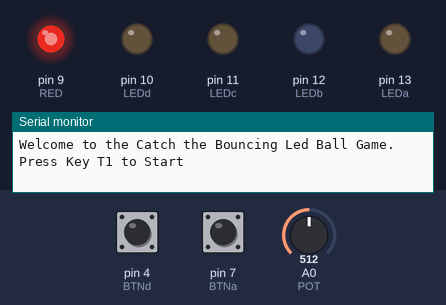
Simulated run of this sketch. Board: Arduino Uno, built with avr-gcc and run on an emulated ATmega328P. Shown: output pins drawn as LEDs (lit = HIGH), the last lines printed to the serial monitor. The test bench sets the inputs (shaded band); at power-on: pin 7 (BTNa) HIGH, pin 4 (BTNd) LOW, A0 (POT) = 512. Random numbers use the default seed unless the sketch sets one.

Above: at 1.26 s.
1.3 s: pin 7 (BTNa) pulled LOW for 0.15 s
At 1.7 s:
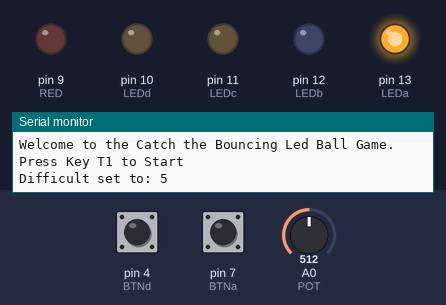
At 3.1 s:
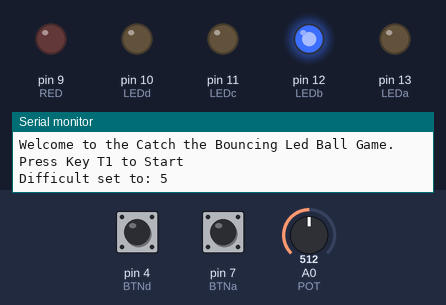
4.4 s: pin 4 (BTNd) pulled HIGH for 3.2 s
At 4.4 s:
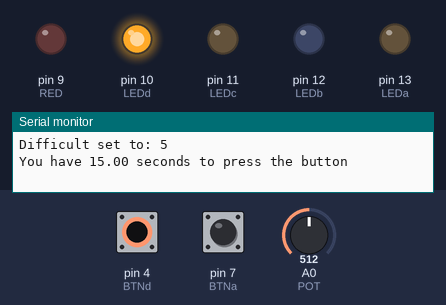
Timing chart, 0 to 15.1 s (numbered marks = the images above; inputs shaded):
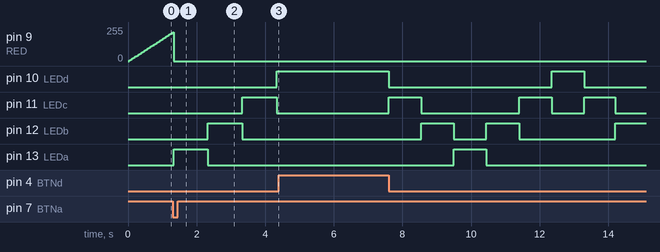

Measured:
- after the input at 1.3 s, pin 10 (LEDd): LOW → HIGH after 3.0 s; pin 11 (LEDc): LOW → HIGH after 2.0 s, → LOW 1.0 s later; pin 12 (LEDb): LOW → HIGH after 1.0 s, → LOW 1.0 s later; pin 13 (LEDa): LOW → HIGH at once, → LOW 1.0 s later

The sketch:

Assign_1.ino
```cpp
#include <avr/sleep.h>

#include <EnableInterrupt.h>

#define LEDa 13
#define LEDb 12
#define LEDc 11
#define LEDd 10

#define BTNa 7
#define BTNb 6
#define BTNc 5
#define BTNd 4

#define RED 9
#define POT A0

#define SETUP_GAME 0
#define START 1
#define ROUTINE 2
#define POLLING 3
#define WAITING 4

#define TEN_SEC 10000
#define DIV 128


int count;
int state;
int speedLed;
int timer;
int mov;
double limitTime;
int score;
double diff;
int brightness = 0;
int fadeAmount = 5;
unsigned long startMillis;
unsigned long currentMillis;

void setup() {
  Serial.begin(9600);
  randomSeed(analogRead(0));

  pinMode(LEDa, OUTPUT);
  pinMode(LEDb, OUTPUT);
  pinMode(LEDc, OUTPUT);
  pinMode(LEDd, OUTPUT);
  pinMode(RED, OUTPUT);

  pinMode(BTNa, INPUT);
  pinMode(BTNb, INPUT);
  pinMode(BTNc, INPUT);
  pinMode(BTNd, INPUT);

  setParams();
}

void setParams(){
  score=0;
  count = 12;
  mov = 1;
  speedLed = 1000;
  diff=0;
  state = 0;
  limitTime = 15000;
  Serial.println("Welcome to the Catch the Bouncing Led Ball Game. Press Key T1 to Start");
  startMillis = millis();
}

void setupGame(){
    currentMillis = millis();
     if(currentMillis - startMillis < TEN_SEC ){
       analogWrite(RED, brightness);
        brightness = brightness + fadeAmount;
        if (brightness <= 0 || brightness >= 255) {
          fadeAmount = -fadeAmount;
       }
       delay(30);
     if(digitalRead(BTNa) == LOW){
        diff=(int)(analogRead(POT)/DIV);
        diff++;
        Serial.print("Difficult set to: ");
        Serial.println((int)diff);
        state++;
        digitalWrite(RED, LOW);
    }
  }else {
      sleepNow();
  }
}

void sleepNow()
{
  set_sleep_mode(SLEEP_MODE_PWR_DOWN);
  digitalWrite(RED, LOW);
  enableInterrupt(BTNd, setTimer, RISING);
  enableInterrupt(BTNc, setTimer, RISING);
  enableInterrupt(BTNb, setTimer, RISING);
  enableInterrupt(BTNa, setTimer, RISING);

  sleep_enable();

  sleep_mode();

  sleep_disable();


  disableInterrupt(BTNb);
  disableInterrupt(BTNa);
  disableInterrupt(BTNd);
  disableInterrupt(BTNc);
}

void setTimer(){
  Serial.println("Waking up");
  startMillis = millis();
}

void startGame(){
  timer = random(1000, 10000);
  startMillis = millis();
  state++;
  if(score!= 0){
      limitTime -= (diff*100);
      speedLed-=(diff*10);
    }
}

void routine(){
  currentMillis = millis();
  digitalWrite(count, LOW);
  count += mov;
  mov = count == 13 ? -1 : (count == 10 ? 1 : mov);
  digitalWrite(count, HIGH);
  if(currentMillis - startMillis >= timer){
    state++;
    startMillis = millis();
    Serial.print("You have ");
    Serial.print(limitTime/1000);
    Serial.println(" seconds to press the button");
  }
  delay(speedLed);
}

void polling(){
  currentMillis = millis();
  if(currentMillis - startMillis < limitTime){
    if(digitalRead(count-6) == LOW){
    digitalWrite(count, LOW);
    score++;
    Serial.print("New point! Score: ");
    Serial.println(score);
    state=1;
    }
  }else{
    Serial.print("Game Over. Final Score: ");
    Serial.println(score);
    startMillis = millis();
    state++;
  }
}

void waiting(){
  digitalWrite(count, LOW);
  currentMillis = millis();
  if(currentMillis - startMillis >= TEN_SEC ){
    state=0;
    setParams();
  }
}

void loop() {
   switch(state){
    case 0:
      setupGame();
    break;
    case 1:
      startGame();
      break;
    case 2:
      routine();
    break;
    case 3:
      polling();
    break;
    case 4:
      waiting();
    break;
    default:
    break;
  }
}
```
